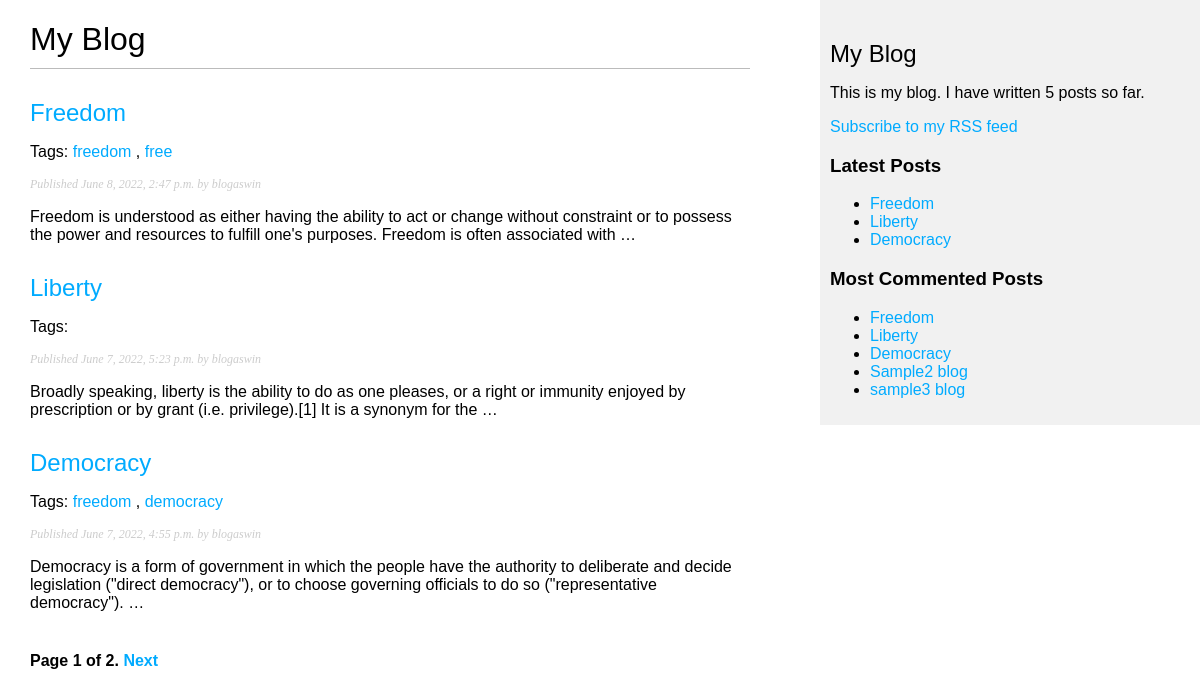
Page /blog/ on the earlier database version.
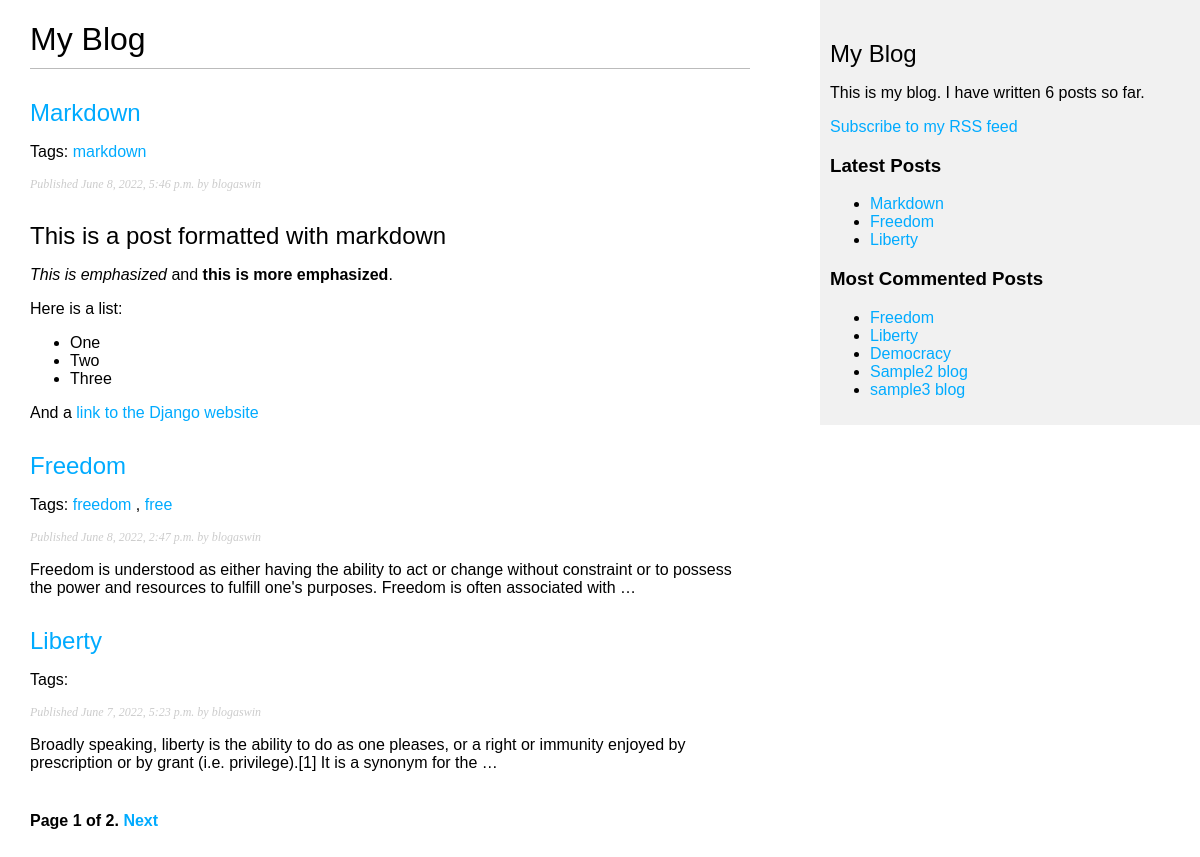
Same page on the later database version.
### blog/models.py (models this page shows, shortened)
class Post(models.Model):
    STATUS_CHOICES = (('draft', 'Draft'), ('published', 'Published'),)
    title= models.CharField(max_length=250)
    slug= models.SlugField(max_length=250, unique_for_date='publish')
    author= models.ForeignKey(User, on_delete=models.CASCADE, related_name='blog_posts')
    body= models.TextField()
    publish= models.DateTimeField(default=timezone.now)
    created= models.DateTimeField(auto_now_add=True)
    updated= models.DateTimeField(auto_now=True)
    status=models.CharField(max_length=10, choices=STATUS_CHOICES, default='draft')
    objects=models.Manager() #default manager
    published=PublishedManager() #custom manager
    tags=TaggableManager()
    class Meta:
        ordering=('-publish',)
    def get_absolute_url(self):
        return reverse('blog:post_detail',
                        args=[self.publish.year,
                              self.publish.month,
                              self.publish.day,
                              self.slug])

### blog/views.py (the view)
# urls.py: path('',views.post_list, name='post_list'),
def post_list(request, tag_slug=None):
    object_list = Post.published.all()
    tag= None
    if tag_slug:
        tag=get_object_or_404(Tag, slug=tag_slug)
        object_list= object_list.filter(tags__in=[tag])
    paginator = Paginator(object_list, 3)
    page = request.GET.get('page')
    try:
        posts = paginator.page(page)
    except PageNotAnInteger:
        posts = paginator.page(1)
    except EmptyPage:
        posts = paginator.page(paginator.num_pages)
    return render(request,
                  'blog/post/list.html',
                  {'page': page,
                   'posts': posts,
                   'tag':tag})

### blog/models.py (called while the page is built)
    def get_queryset(self):
        return super(PublishedManager,self).get_queryset()\
            .filter(status='published')

### blog/templatetags/blog_tags.py (called while the page is built)
@register.simple_tag
def total_posts():
    return Post.published.count()

@register.inclusion_tag('blog/post/latest_posts.html')
def show_latest_posts(count=5):
    latest_posts=Post.published.order_by('-publish')[:count]
    return {'latest_posts':latest_posts}

@register.simple_tag
def get_most_commented_posts(count=5):
    return Post.published.annotate(total_comments=Count('comments')).order_by('-total_comments')[:count]

@register.filter(name='markdown')
def markdown_format(text):
    return mark_safe(markdown.markdown(text))

### blog/templates/blog/post/list.html (shortened to what this page needs)
{% extends "blog/base.html" %}
{% load blog_tags %}
{% block content %}
    <h1>My Blog</h1>
    {% for post in posts %}
        <h2>
            <a href="{{ post.get_absolute_url }}">
            {{ post.title }}
            </a>
        </h2>
        <p class="tags">
            Tags:
            {% for tag in post.tags.all %}
                <a href="{% url 'blog:post_list_by_tag' tag.slug %}"> {{ tag.name }} </a>
                {% if not forloop.last %}, {% endif %}
            {% endfor %}
        </p>
        <p class="date">
            Published {{ post.publish }} by {{ post.author }}
        </p>
        {{ post.body|markdown|truncatewords_html:30 }}
    {% endfor %}
  {% include "pagination.html" with page=posts %}
{% endblock %}

### blog/templates/blog/base.html (shortened to what this page needs)
{% load blog_tags %}
{% load static %}
<!DOCTYPE html>
<html>
    <head>
        <link href="{% static "css/blog.css" %}" rel="stylesheet">
    </head>
    <body>
        <div id="content">
            {% block content %}
            {% endblock %}
        </div>
        <div id="sidebar">
            <h2>My Blog</h2>
            <p>This is my blog. I have written {% total_posts %} posts so far.</p>
            <p>
                <a href="{% url 'blog:post_feed' %}">Subscribe to my RSS feed</a>
            </p>
            <h3>Latest Posts</h3>
            {% show_latest_posts 3 %}
            <h3>Most Commented Posts</h3>
            {% get_most_commented_posts as most_commented_posts %}
            <ul>
                {% for post in most_commented_posts %}
                    <li>
                        <a href="{{ post.get_absolute_url }}"> {{ post.title }} </a>
                    </li>
                {% endfor %}
            </ul>
        </div>
    </body>
</html>

### blog/templates/pagination.html (shortened to what this page needs)
<div class="pagination">
    <span class="step-links">
    <span class="current">
        Page {{ page.number }} of {{ page.paginator.num_pages }}.
    </span>
    {% if page.has_next %}
        <a href="?page={{ page.next_page_number }}">Next</a>
    {% endif %}
    </span>
</div>

### blog/templates/blog/post/latest_posts.html
<ul>
    {% for post in latest_posts %}
    <li>
        <a href="{{ post.get_absolute_url }} "> {{ post.title }} </a>
    </li>
    {% endfor %}
</ul>

### blog/static/css/blog.css (style rules this page uses)
body { margin:0; padding:0; font-family:helvetica, sans-serif; }
a { color:#00abff; text-decoration:none; }
h1 { font-weight:normal; border-bottom:1px solid #bbb; padding:0 0 10px 0; }
h2 { font-weight:normal; margin:30px 0 0; }
#content { float:left; width:60%; padding:0 0 0 30px; }
#sidebar { float:right; width:30%; padding:10px; background:#efefefd2; height:100%; }
p.date { color:#ccc; font-family: georgia, serif; font-size: 12px; font-style: italic; }
.pagination { margin:40px 0; font-weight:bold; }

Differences in the rows shown:
no longer on one of the page's lists (row unchanged): Post: title "Democracy", publish "June 7, 2022, 4:55 p.m.", author "blogaswin", body "Democracy is a form of government in which the people have the authority to deliberate and decide legislation (\"direct democracy\"), or to choose governing officials to do so (\"representative democracy\"). …"
added Post: title "Markdown", publish "June 8, 2022, 5:46 p.m.", author "blogaswin", body "This is a post formatted with markdown This is emphasized and this is more emphasized . Here is a list: One Two Three And a link to the Django website"
added Tag: name "markdown", shown under "Markdown"
computed for Post "Democracy": loses Tag (name "democracy"); loses Tag (name "freedom")
Other differences:
text no longer shown: "5"
text now shown: "6"
